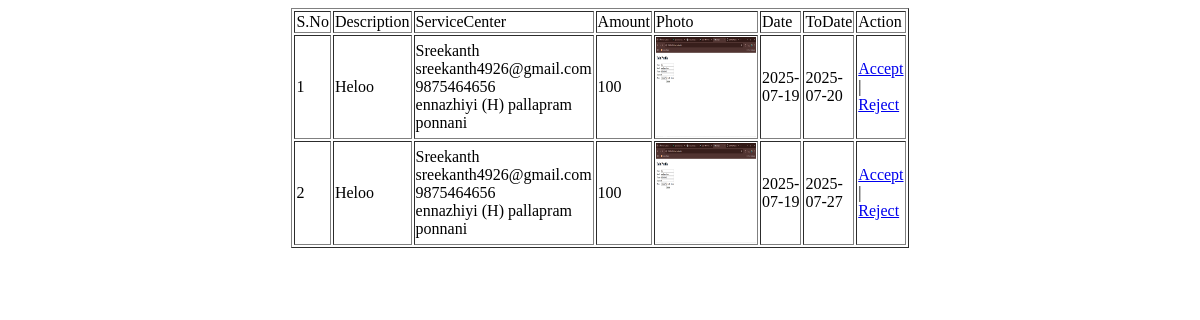
/Project/ServiceCenter/Viewpackagebooking.php (signed in), run on an earlier commit of the app's database.
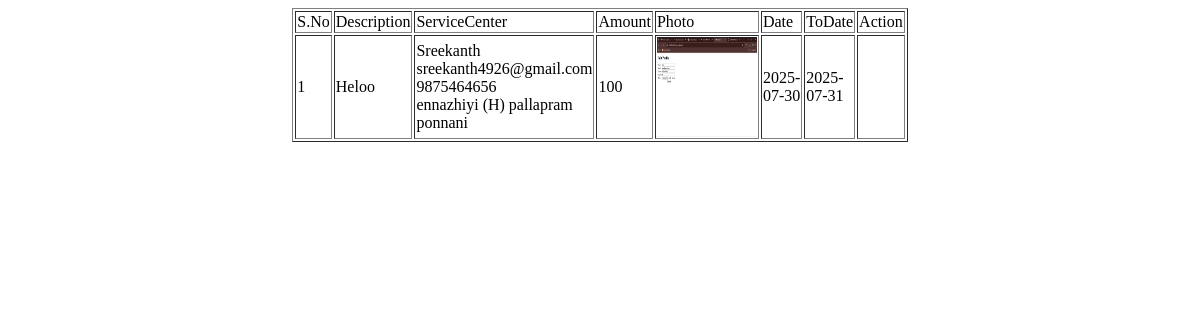
And on a later commit of the database.
### tables this page shows
CREATE TABLE `tbl_packagebooking` (
  `packagebooking_id` int(11) NOT NULL,
  `packagebooking_date` varchar(60) NOT NULL,
  `packagebooking_todate` varchar(60) NOT NULL,
  `packagebooking_status` int(11) NOT NULL DEFAULT 0,
  `user_id` int(11) NOT NULL,
  `package_id` int(11) NOT NULL
);

CREATE TABLE `tbl_package` (
  `package_id` int(11) NOT NULL,
  `package_description` varchar(60) NOT NULL,
  `package_amount` varchar(60) NOT NULL,
  `package_photo` varchar(200) NOT NULL,
  `servicecenter_id` int(11) NOT NULL
);

CREATE TABLE `tbl_user` (
  `user_id` int(11) NOT NULL,
  `user_name` varchar(30) NOT NULL,
  `user_email` varchar(40) NOT NULL,
  `user_contact` varchar(30) NOT NULL,
  `user_address` varchar(50) NOT NULL,
  `user_photo` varchar(200) NOT NULL,
  `user_password` varchar(30) NOT NULL,
  `place_id` int(11) NOT NULL
);

### Project/ServiceCenter/Viewpackagebooking.php (the view, shortened to what this page needs)
<?php
include('../Assets/Connection/Connection.php');
?>
<!DOCTYPE html PUBLIC "-//W3C//DTD XHTML 1.0 Transitional//EN" "http://www.w3.org/TR/xhtml1/DTD/xhtml1-transitional.dtd">
<html xmlns="http://www.w3.org/1999/xhtml">
<head>
</head>
<body>
<form id="form1" name="form1" method="post" action="">
  <table width="200" border="1" align = "center">
    <tr>
      <td>S.No</td>
      <td>Description</td>
      <td>ServiceCenter</td>
      <td>Amount</td>
      <td>Photo</td>
      <td>Date</td>
      <td>ToDate</td>
      <td>Action</td>
    </tr>
    <?php
    $selQry="select * from tbl_packagebooking b inner join tbl_package p on b.package_id=p.package_id inner join tbl_user u on b.user_id = u.user_id where p.servicecenter_id='".$_SESSION['sid']."' order by packagebooking_date desc";
    $res=$Con->query($selQry);
    $i=0;
    while($row=$res->fetch_assoc())
    {
        $i++;
        ?>
        <tr>
          <td><?php echo $i; ?></td>
          <td><?php echo $row['package_description']; ?></td>
          <td>
          <?php echo $row['user_name']; ?> <br>
          <?php echo $row['user_email']; ?> <br>
          <?php echo $row['user_contact']; ?> <br>
          <?php echo $row['user_address']; ?>
          </td>
          <td><?php echo $row['package_amount']; ?></td>
          <td><img src="../Assets/Files/ServiceCenter/Package/<?php echo $row['package_photo']; ?>" width="100" height="100" /></td>
          <td><?php echo $row['packagebooking_date']; ?></td>
          <td><?php echo $row['packagebooking_todate']; ?></td>
          <td>
          <?php if($row['packagebooking_status'] == 0) { ?>
            <a href="PackageBookingAction.php?bid=<?php echo $row['packagebooking_id']; ?>&action=accept">Accept</a> |
            <a href="PackageBookingAction.php?bid=<?php echo $row['packagebooking_id']; ?>&action=reject">Reject</a>
          <?php } else if($row['packagebooking_status'] == 1) { ?>
            Accepted
          <?php } else if($row['packagebooking_status'] == 2) { ?>
            Rejected
          <?php } ?>
          </td>
        </tr>
        <?php
    }
    ?>
  </table>
</form>
</body>
</html>

What changed in the data, as far as the page shows it:
removed tbl_packagebooking: package.package_description "Heloo", user.user_name "Sreekanth", user.user_email "sreekanth4926@gmail.com", user.user_contact "9875464656", user.user_address "ennazhiyi (H) pallapram ponnani", package.package_amount "100", package.package_photo (picture), packagebooking_date "2025-07-19", packagebooking_todate "2025-07-20"
removed tbl_packagebooking: package.package_description "Heloo", user.user_name "Sreekanth", user.user_email "sreekanth4926@gmail.com", user.user_contact "9875464656", user.user_address "ennazhiyi (H) pallapram ponnani", package.package_amount "100", package.package_photo (picture), packagebooking_date "2025-07-19", packagebooking_todate "2025-07-27"
added tbl_packagebooking: package.package_description "Heloo", user.user_name "Sreekanth", user.user_email "sreekanth4926@gmail.com", user.user_contact "9875464656", user.user_address "ennazhiyi (H) pallapram ponnani", package.package_amount "100", package.package_photo (picture), packagebooking_date "2025-07-30", packagebooking_todate "2025-07-31"
